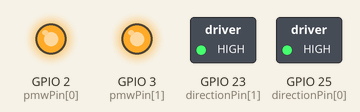
Recording of a sketch running on a simulated ESP32. Parts: switched loads named in the sketch (green lamp = pin HIGH), output pins drawn as LEDs (lit = HIGH).

Above: at 0.1 s.
Timing chart, 0 to 1.6 s (numbered marks = the images above):
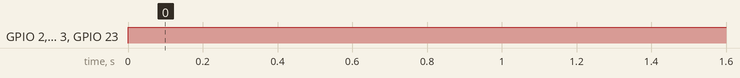

The sketch:

testDebug.ino
```cpp
#define motorNumber 2

const int anemometerPin = A0;

int anemometerReading;

int directionPin[] = {25,23};
int pmwPin[] = {2,3};


void setup() {
  // put your setup code here, to run once:

  Serial.begin(115200);

for(int i=0;i<motorNumber;i++){

  pinMode(directionPin[i],OUTPUT);
  pinMode(pmwPin[i],OUTPUT);

  }

  pinMode(anemometerPin, INPUT);
}

void loop() {


for(int i=0;i<motorNumber;i++){

  digitalWrite(directionPin[i], HIGH);//set direction
  analogWrite(pmwPin[i], 255);//set speed

}
delay(5);


}
```

Measured:
- by itself, GPIO 2 (pmwPin[0]), GPIO 3 (pmwPin[1]), GPIO 23 (directionPin[1]): LOW → HIGH at 0.00 s
